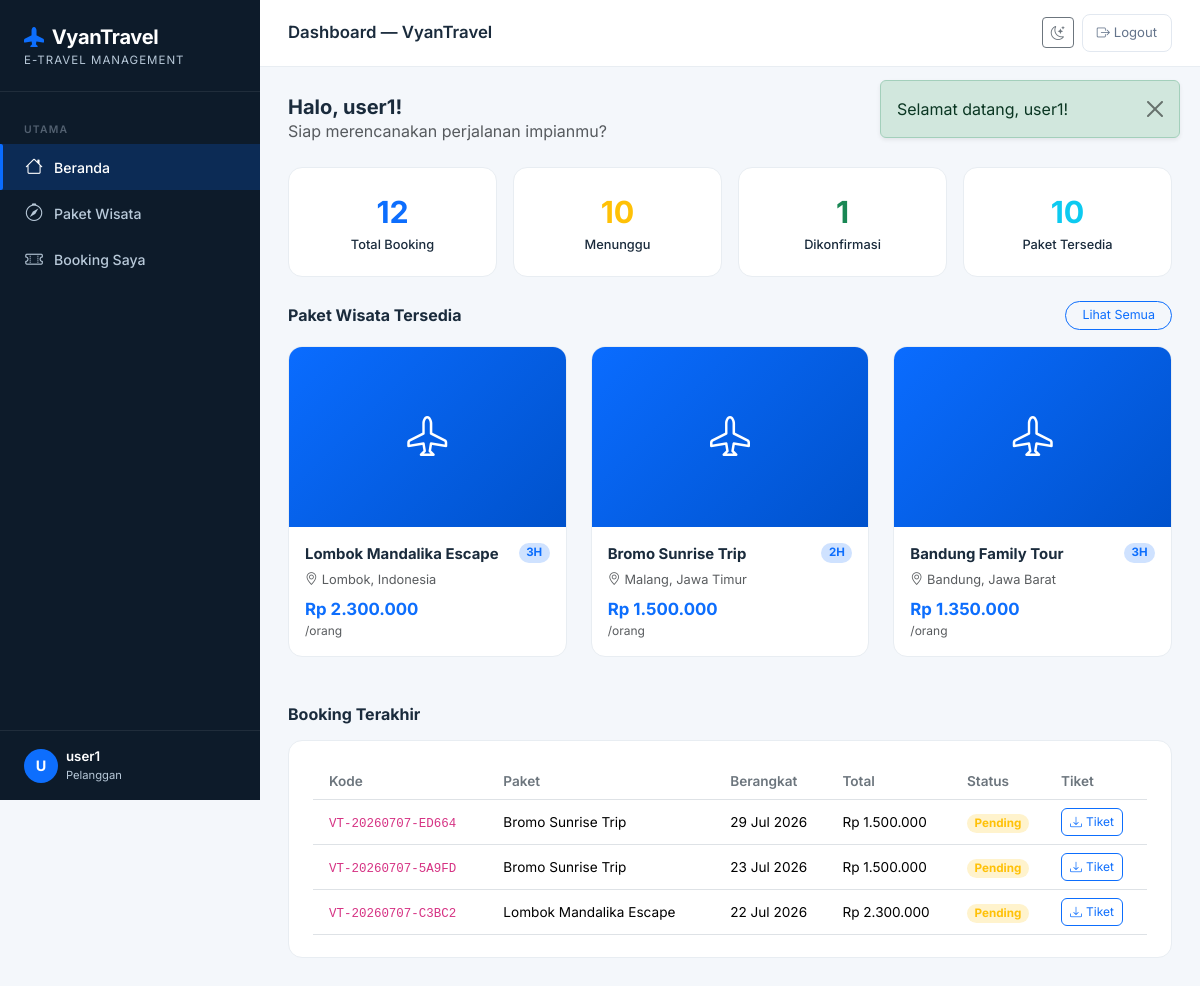
The app's page /pelanggan/dashboard (signed in) with its own data.
### tables this page shows
CREATE TABLE `paket_wisata` (
  `id` int(10) UNSIGNED NOT NULL,
  `nama_paket` varchar(150) NOT NULL,
  `destinasi` varchar(150) NOT NULL,
  `harga` decimal(12,2) NOT NULL,
  `deskripsi` text DEFAULT NULL,
  `foto` varchar(255) DEFAULT NULL,
  `durasi_hari` tinyint(3) UNSIGNED DEFAULT 1,
  `kuota` smallint(5) UNSIGNED DEFAULT 10,
  `status` enum('aktif','nonaktif') DEFAULT 'aktif',
  `created_at` timestamp NOT NULL DEFAULT current_timestamp(),
  `updated_at` timestamp NOT NULL DEFAULT current_timestamp() ON UPDATE current_timestamp()
);

CREATE TABLE `bookings` (
  `id` int(10) UNSIGNED NOT NULL,
  `kode_booking` varchar(20) NOT NULL,
  `user_id` int(10) UNSIGNED NOT NULL,
  `paket_id` int(10) UNSIGNED NOT NULL,
  `tanggal_pesan` date NOT NULL,
  `tanggal_berangkat` date NOT NULL,
  `jumlah_peserta` tinyint(3) UNSIGNED DEFAULT 1,
  `total_harga` decimal(14,2) NOT NULL,
  `status` enum('pending','dikonfirmasi','dibatalkan') DEFAULT 'pending',
  `catatan` text DEFAULT NULL,
  `pdf_path` varchar(255) DEFAULT NULL,
  `created_at` timestamp NOT NULL DEFAULT current_timestamp()
);

### app/Core/BaseController.php (called while the page is built, shortened)
<?php
abstract class BaseController {
    protected function view(string $view, array $data = [], string $layout = 'layouts/main'): void {
        extract($data, EXTR_SKIP);
        $viewFile   = APP_PATH . '/Views/' . $view . '.php';
        require $viewFile;
    }
}

### app/Controllers/PelangganController.php (called while the page is built, shortened)
<?php
require_once APP_PATH . '/Core/BaseController.php';
require_once APP_PATH . '/Models/PaketWisataModel.php';
require_once APP_PATH . '/Models/BookingModel.php';
class PelangganController extends BaseController {
    private PaketWisataModel  $paketModel;
    private BookingModel      $bookingModel;
    public function __construct() {
        $this->paketModel        = new PaketWisataModel();
        $this->bookingModel      = new BookingModel();
    }
    public function dashboard(): void {
        $this->view('pelanggan/dashboard', [
            'title'    => 'Dashboard — ' . APP_NAME,
            'pakets'   => $this->paketModel->getAll('aktif'),
            'bookings' => $this->bookingModel->getByUser((int) $_SESSION['user_id']),
        ]);
    }
}

### public/index.php (called while the page is built, shortened)
<?php
require_once ROOT_PATH . '/config/Database.php';
require_once ROOT_PATH . '/app/Core/Router.php';
require_once ROOT_PATH . '/app/Core/BaseController.php';
$router = new Router();
$router->get('/',          ['AuthController', 'showLogin']);
$router->get('/login',     ['AuthController', 'showLogin']);
$router->post('/login',    ['AuthController', 'login']);
$router->get('/register',  ['AuthController', 'showRegister']);
$router->post('/register', ['AuthController', 'register']);
$router->get('/logout',    ['AuthController', 'logout']);
$router->get('/admin/dashboard',                ['AdminController', 'dashboard']);
$router->get('/admin/paket',                    ['AdminController', 'paketIndex']);
$router->get('/admin/paket/create',             ['AdminController', 'paketCreate']);
$router->post('/admin/paket/store',             ['AdminController', 'paketStore']);
$router->get('/admin/paket/:id/edit',           ['AdminController', 'paketEdit']);
$router->post('/admin/paket/:id/update',        ['AdminController', 'paketUpdate']);
$router->post('/admin/paket/:id/delete',        ['AdminController', 'paketDelete']);
$router->get('/admin/booking',                  ['AdminController', 'bookingIndex']);
$router->post('/admin/booking/:id/status',      ['AdminController', 'bookingUpdateStatus']);
$router->get('/pelanggan/dashboard',            ['PelangganController', 'dashboard']);
$router->get('/pelanggan/paket',                ['PelangganController', 'paketList']);
$router->get('/pelanggan/paket/:id',            ['PelangganController', 'paketDetail']);
$router->post('/pelanggan/booking/store',       ['PelangganController', 'bookingStore']);
$router->get('/pelanggan/booking',              ['PelangganController', 'bookingList']);
$router->get('/pelanggan/booking/:id/hotel',    ['PelangganController', 'hotelOptions']);
$router->post('/pelanggan/hotel-booking/store', ['PelangganController', 'hotelBookingStore']);
$router->get('/pelanggan/booking/:id/download', ['PelangganController', 'downloadTiket']);
$router->dispatch(
    $_SERVER['REQUEST_METHOD'],
    $_SERVER['REQUEST_URI']
);

### app/Models/BookingModel.php (called while the page is built, shortened)
<?php
require_once ROOT_PATH . '/config/Database.php';
class BookingModel {
    private PDO $db;
    public function __construct() {
        $this->db = Database::getConnection();
    }
    public function getByUser(int $userId): array {
        $stmt = $this->db->prepare(
            "SELECT b.*, p.nama_paket, p.destinasi, p.foto
               FROM bookings b
               JOIN paket_wisata p ON b.paket_id = p.id
              WHERE b.user_id = :user_id
              ORDER BY b.created_at DESC"
        );
        $stmt->execute([':user_id' => $userId]);
        return $stmt->fetchAll();
    }
}

### config/Database.php (called while the page is built, shortened)
<?php
class Database {
    private static ?PDO $instance = null;
    private static string $host    = 'localhost';
    private static string $db      = 'vyantravel_db';
    private static string $user    = 'root';
    private static string $pass    = '';
    private static string $charset = 'utf8mb4';
    public static function getConnection(): PDO {
        if (self::$instance === null) {
            $dsn = "mysql:host=" . self::$host
                 . ";dbname=" . self::$db
                 . ";charset=" . self::$charset;
            $options = [
                PDO::ATTR_ERRMODE            => PDO::ERRMODE_EXCEPTION,
                PDO::ATTR_DEFAULT_FETCH_MODE => PDO::FETCH_ASSOC,
                PDO::ATTR_EMULATE_PREPARES   => false,
            ];
            try {
                self::$instance = new PDO($dsn, self::$user, self::$pass, $options);
            } catch (PDOException $e) {
                error_log("DB Connection Error: " . $e->getMessage());
                http_response_code(500);
                die(json_encode(['error' => 'Koneksi database gagal. Silakan coba lagi nanti.']));
            }
        }
        return self::$instance;
    }
}

### app/Models/PaketWisataModel.php (called while the page is built, shortened)
<?php
require_once ROOT_PATH . '/config/Database.php';
class PaketWisataModel {
    private PDO $db;
    public function __construct() {
        $this->db = Database::getConnection();
    }
    public function getAll(string $status = 'aktif'): array {
        if ($status === 'all') {
            $stmt = $this->db->query(
                "SELECT * FROM paket_wisata ORDER BY created_at DESC"
            );
        } else {
            $stmt = $this->db->prepare(
                "SELECT * FROM paket_wisata WHERE status = :status ORDER BY created_at DESC"
            );
            $stmt->execute([':status' => $status]);
        }
        return $stmt->fetchAll();
    }
}

### app/Views/pelanggan/dashboard.php (the view)
<div class="mb-4">
    <h5 class="fw-700 mb-0">
        Halo, <?= htmlspecialchars($_SESSION['user_name']) ?>!
    </h5>
    <p class="text-muted mb-0 fs-9">Siap merencanakan perjalanan impianmu?</p>
</div>
<?php
$bookings = $bookings ?? [];
$pakets   = $pakets ?? [];
$pending       = array_filter($bookings, fn($b) => $b['status'] === 'pending');
$dikonfirmasi  = array_filter($bookings, fn($b) => $b['status'] === 'dikonfirmasi');
?>
<div class="row g-3 mb-4">
    <div class="col-6 col-md-3">
        <div class="stat-card text-center">
            <div class="stat-value text-primary"><?= count($bookings) ?></div>
            <div class="stat-label">Total Booking</div>
        </div>
    </div>
    <div class="col-6 col-md-3">
        <div class="stat-card text-center">
            <div class="stat-value text-warning"><?= count($pending) ?></div>
            <div class="stat-label">Menunggu</div>
        </div>
    </div>
    <div class="col-6 col-md-3">
        <div class="stat-card text-center">
            <div class="stat-value text-success"><?= count($dikonfirmasi) ?></div>
            <div class="stat-label">Dikonfirmasi</div>
        </div>
    </div>
    <div class="col-6 col-md-3">
        <div class="stat-card text-center">
            <div class="stat-value text-info"><?= count($pakets) ?></div>
            <div class="stat-label">Paket Tersedia</div>
        </div>
    </div>
</div>
<div class="d-flex justify-content-between align-items-center mb-3">
    <h6 class="fw-700 mb-0">Paket Wisata Tersedia</h6>
    <a href="<?= BASE_URL ?>/pelanggan/paket" class="btn btn-sm btn-outline-primary rounded-pill px-3 fs-78">Lihat Semua</a>
</div>
<div class="row g-4 mb-5">
    <?php foreach (array_slice($pakets, 0, 3) as $p): ?>
    <div class="col-md-4">
        <div class="stat-card p-0 overflow-hidden h-100 card-hoverable"
             onclick="location.href='<?= BASE_URL ?>/pelanggan/paket/<?= $p['id'] ?>'">
            <?php if ($p['foto']): ?>
            <img src="<?= BASE_URL ?>/uploads/paket/<?= htmlspecialchars($p['foto']) ?>"
                 alt="<?= htmlspecialchars($p['nama_paket']) ?>"
                 class="img-cover-180">
            <?php else: ?>
            <div class="img-cover-180 bg-gradient-primary d-flex align-items-center justify-content-center text-white fs-2-5">
                <i class="bi bi-airplane"></i>
            </div>
            <?php endif; ?>
            <div class="p-3">
                <div class="d-flex justify-content-between align-items-start mb-1">
                    <strong class="fs-93"> <?= htmlspecialchars($p['nama_paket']) ?></strong>
                    <span class="badge bg-primary-subtle text-primary rounded-pill fs-72">
                        <?= $p['durasi_hari'] ?>H
                    </span>
                </div>
                <div class="text-muted mb-2 fs-8">
                    <i class="bi bi-geo-alt me-1"></i><?= htmlspecialchars($p['destinasi']) ?>
                </div>
                <div class="fs-105 fw-700 text-primary">
                    Rp <?= number_format($p['harga'], 0, ',', '.') ?>
                </div>
                <div class="text-muted fs-75">/orang</div>
            </div>
        </div>
    </div>
    <?php endforeach; ?>
</div>
<?php if (!empty($bookings)): ?>
<h6 class="fw-700 mb-3">Booking Terakhir</h6>
<div class="stat-card">
    <div class="table-responsive">
        <table class="table table-hover align-middle mb-0 fs-85">
            <thead class="bg-light">
                <tr>
                    <th class="py-2 ps-3 fw-600 text-secondary">Kode</th>
                    <th class="fw-600 text-secondary">Paket</th>
                    <th class="fw-600 text-secondary">Berangkat</th>
                    <th class="fw-600 text-secondary">Total</th>
                    <th class="fw-600 text-secondary">Status</th>
                    <th class="fw-600 text-secondary">Tiket</th>
                </tr>
            </thead>
            <tbody>
            <?php foreach (array_slice($bookings, 0, 3) as $b): ?>
            <tr>
                <td class="ps-3"><code class="fs-78"><?= htmlspecialchars($b['kode_booking']) ?></code></td>
                <td><?= htmlspecialchars($b['nama_paket']) ?></td>
                <td><?= date('d M Y', strtotime($b['tanggal_berangkat'])) ?></td>
                <td>Rp <?= number_format($b['total_harga'], 0, ',', '.') ?></td>
                <td>
                    <?php $sc = ['pending'=>'warning','dikonfirmasi'=>'success','dibatalkan'=>'danger'][$b['status']] ?? 'secondary' ?>
                    <span class="badge bg-<?= $sc ?>-subtle text-<?= $sc ?> rounded-pill fs-73">
                        <?= ucfirst($b['status']) ?>
                    </span>
                </td>
                <td>
                    <a href="<?= BASE_URL ?>/pelanggan/booking/<?= $b['id'] ?>/download"
                       class="btn btn-sm btn-outline-primary rounded-2 btn-sm-xs">
                        <i class="bi bi-download me-1"></i>Tiket
                    </a>
                </td>
            </tr>
            <?php endforeach; ?>
            </tbody>
        </table>
    </div>
</div>
<?php endif; ?>

### app/Core/Router.php (shortened to what this page needs)
<?php
class Router {
    private array $routes = [];
    public function get(string $path, array $handler): void {
        $this->routes['GET'][$path] = $handler;
    }
    public function post(string $path, array $handler): void {
        $this->routes['POST'][$path] = $handler;
    }
    public function dispatch(string $method, string $uri): void {
        $uri = strtok($uri, '?');
        $uri = urldecode($uri);
        $base = rtrim(dirname($_SERVER['SCRIPT_NAME']), '/');
        $uri  = '/' . ltrim(substr($uri, strlen($base)), '/');
        $uri  = ($uri === '') ? '/' : $uri;
        $routes = $this->routes[$method] ?? [];
        foreach ($routes as $route => $handler) {
            $pattern = preg_replace('#:([a-zA-Z0-9_]+)#', '(?P<$1>[^/]+)', $route);
            $pattern = '#^' . $pattern . '$#';
            if (preg_match($pattern, $uri, $matches)) {
                [$controllerClass, $methodName] = $handler;
                $params = array_filter($matches, 'is_string', ARRAY_FILTER_USE_KEY);
                $ctrl   = new $controllerClass();
                $ctrl->$methodName(...array_values($params));
                return;
            }
        }
    }
}

### app/Views/layouts/main.php (style rules this page uses)
:root { --vt-primary: #0A6CFF; --vt-primary-d: #0052CC; --vt-accent: #FF6B35; --vt-sidebar-w: 260px; --vt-sidebar-bg:#0D1B2A; --vt-sidebar-txt:#B8C9D9; --vt-sidebar-active:#0A6CFF; }
* { box-sizing: border-box; }
body { font-family: 'Inter', sans-serif; background: #F4F7FB; color: #1A2B3C; min-height: 100vh; }
.table-responsive { overflow-x: auto; -webkit-overflow-scrolling: touch; }
@media (min-width: 992px) { .btn { min-height: auto; } }
.stat-card { background: #fff; border-radius: 14px; padding: 22px 24px; border: 1px solid #E8EDF2; position: relative; overflow: hidden; }
.stat-card .stat-value { font-size: 1.9rem; font-weight: 700; color: inherit; }
.stat-card .stat-label { font-size: .8rem; color: inherit; font-weight: 500; }
.stat-card code { font-size: .85rem; }
.fs-2-5 { font-size: 2.5rem !important; }
.fs-105 { font-size: 1.05rem !important; }
.fs-93 { font-size: .93rem !important; }
.fs-85 { font-size: .85rem !important; }
.fs-8 { font-size: .8rem !important; }
.fs-78 { font-size: .78rem !important; }
.fs-75 { font-size: .75rem !important; }
.fs-73 { font-size: .73rem !important; }
.fs-72 { font-size: .72rem !important; }
.fw-700 { font-weight: 700 !important; }
.fw-600 { font-weight: 600 !important; }
.btn-sm-xs { font-size: .75rem !important; }
.img-cover-180, .img-cover-200, .img-cover-300 { width: 100%; object-fit: cover; }
.img-cover-180 { height: 180px; }
.bg-gradient-primary { background: linear-gradient(135deg, #0A6CFF, #0052CC); }
.card-hoverable { transition: transform .2s, box-shadow .2s; cursor: pointer; }

### records on screen
paket_wisata: nama_paket "Lombok Mandalika Escape", durasi_hari "3", destinasi "Lombok, Indonesia", harga "2.300.000"
paket_wisata: nama_paket "Bromo Sunrise Trip", durasi_hari "2", destinasi "Malang, Jawa Timur", harga "1.500.000"
paket_wisata: nama_paket "Bandung Family Tour", durasi_hari "3", destinasi "Bandung, Jawa Barat", harga "1.350.000"
bookings: kode_booking "VT-20260707-ED664", paket.nama_paket "Bromo Sunrise Trip", tanggal_berangkat "29 Jul 2026", total_harga "1.500.000", status "Pending"
bookings: kode_booking "VT-20260707-5A9FD", paket.nama_paket "Bromo Sunrise Trip", tanggal_berangkat "23 Jul 2026", total_harga "1.500.000", status "Pending"
bookings: kode_booking "VT-20260707-C3BC2", paket.nama_paket "Lombok Mandalika Escape", tanggal_berangkat "22 Jul 2026", total_harga "2.300.000", status "Pending"

### other values on screen
count($bookings) "12"
count($pending) "10"
count($dikonfirmasi) "1"
